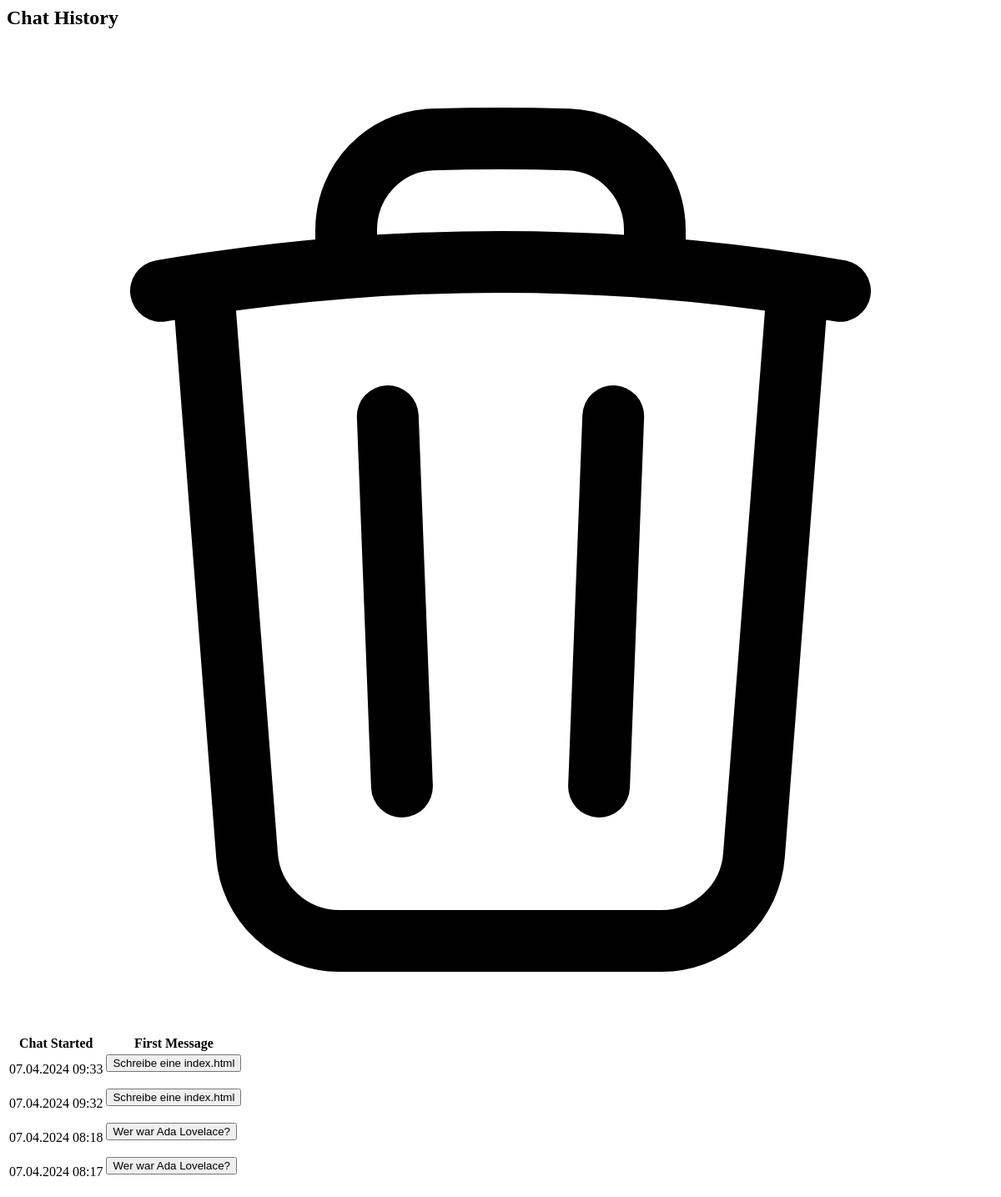
The page /list_chat_history (signed in) on the database as committed earlier.
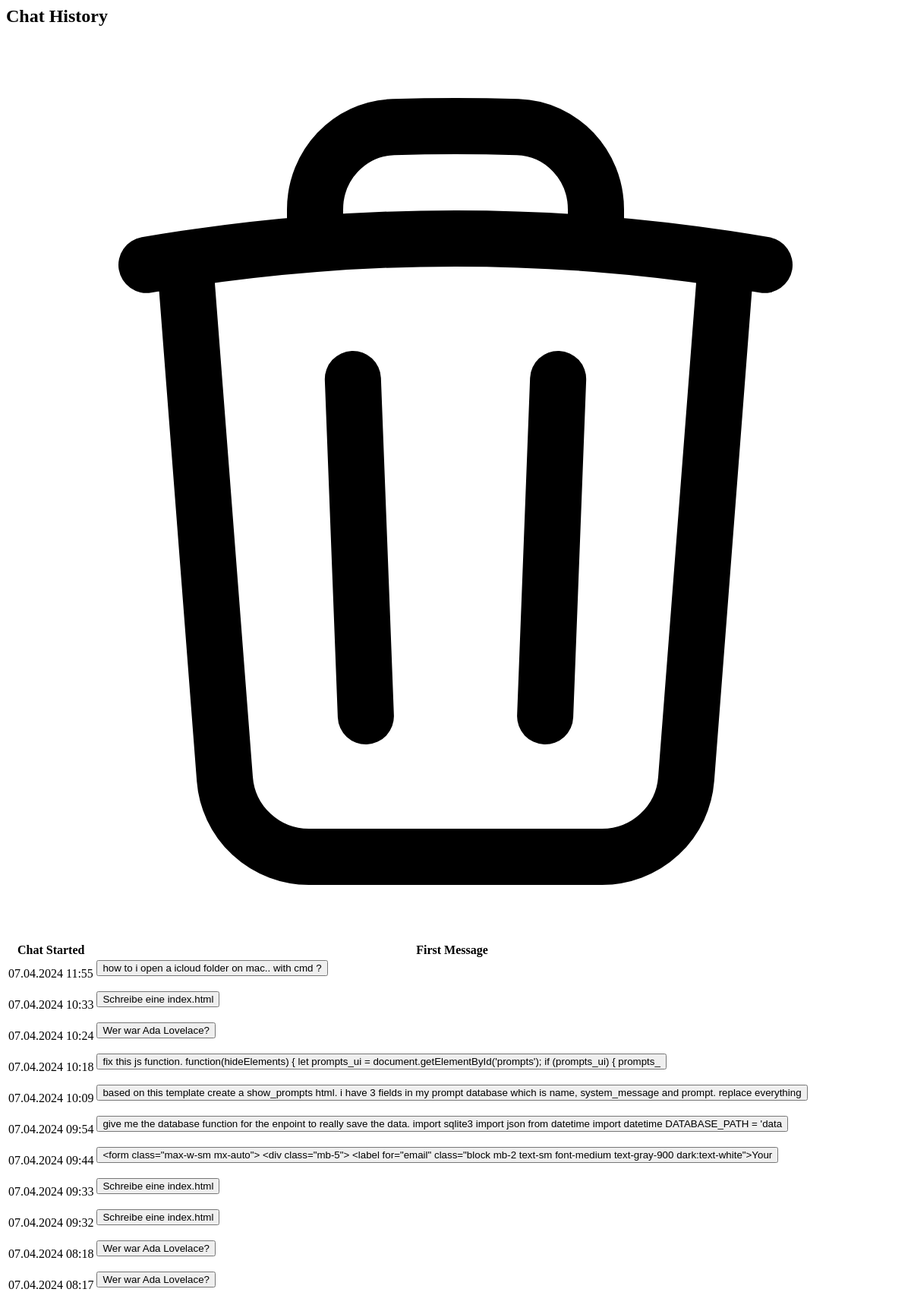
The same page on the database as committed later.
### tables this page shows
CREATE TABLE chat_history (
            id INTEGER PRIMARY KEY,
            username TEXT,
            chat_started TIMESTAMP,
            messages TEXT
        );

### main.py (the view)
@app.route('/list_chat_history', methods=['GET'])
@login_required
def list_chat_history_endpoint():
    chat_history = list_chat_history()
    return render_template('chat_history.html',chat_history=chat_history)

### db.py (called while the page is built)
def with_db_connection(func):
    def inner(*args, **kwargs):
        if 'conn' not in kwargs:
            with sqlite3.connect(DATABASE_PATH) as conn:
                kwargs['conn'] = conn
                return func(*args, **kwargs)
        else:
            return func(*args, **kwargs)
    return inner

@with_db_connection
def execute_db_query(query, params=(), fetchone=False, conn=None):
    cursor = conn.cursor()
    cursor.execute(query, params)
    if fetchone:
        return cursor.fetchone()
    return cursor.fetchall()

@with_db_connection
def list_chat_history(conn=None):
    query = "SELECT username, chat_started, messages FROM chat_history ORDER BY chat_started DESC"
    results = execute_db_query(query, conn=conn)
    chat_history_list = [
        {
            "username": row[0],
            "chat_started": row[1],  # Convert timestamp to readable format
            "display_date": datetime.fromtimestamp(row[1]).strftime('%d.%m.%Y %H:%M'),
            "messages": json.loads(row[2])
        } for row in results
    ]
    return chat_history_list

### main.py (called while the page is built)
def login_required(f):
    @wraps(f)
    def decorated_function(*args, **kwargs):
        if 'username' not in session:
            return redirect(url_for('my_auth.login'))  # Redirect to the login page
        return f(*args, **kwargs)
    return decorated_function

### templates/chat_history.html (shortened to what this page needs)
  <div class="mx-auto mt-8 px-16 mb-2">
    <div class="flex flex-row items-center gap-2">
    <h2 class="text-2xl font-bold">Chat History</h2>
  </div>
  </div>
    <div class="px-16">
      <table class="min-w-full bg-white rounded-xl overflow-hidden">
        <thead class="text-gray-600 uppercase text-sm leading-normal">
          <tr>
            <th class="py-3 px-6 text-left">Chat Started</th>
            <th class="py-3 px-6 text-left">First Message</th>
            </tr>
        </thead>
        <tbody class="text-gray-600 text-sm font-light">
          {% for chat in chat_history %}
          <tr>
            <td class="py-3 px-6 text-left whitespace-nowrap">{{ chat.display_date }}</td>
            <td class="py-3 px-6 text-left">
              <form action="/" method="POST">
                <button type="submit" class="bg-indigo-500 text-white py-1 px-4 rounded-lg hover:bg-indigo-600 focus:outline-none focus:ring-2 focus:ring-indigo-500 focus:ring-offset-2 focus:ring-offset-gray-200">
                  {{ chat.messages[1].content[0:150] }}
                </button>
              </form>
            </td>
          </tr>
          {% endfor %}
        </tbody>
      </table>
    </div>

Rows that differ between the two databases and show on the page:
added chat_history: display_date "07.04.2024 11:55", messages "how to i open a icloud folder on mac.. with cmd ?"
added chat_history: display_date "07.04.2024 10:33", messages "Schreibe eine index.html"
added chat_history: display_date "07.04.2024 10:24", messages "Wer war Ada Lovelace?"
added chat_history: display_date "07.04.2024 10:18", messages "fix this js function. function(hideElements) { let prompts_ui = document.getElementById('prompts'); if (prompts_ui) { prompts_"
added chat_history: display_date "07.04.2024 10:09", messages "based on this template create a show_prompts html. i have 3 fields in my prompt database which is name, system_message and prompt. replace everything"
added chat_history: display_date "07.04.2024 09:54", messages "give me the database function for the enpoint to really save the data. import sqlite3 import json from datetime import datetime DATABASE_PATH = 'data"
added chat_history: display_date "07.04.2024 09:44", messages "<form class=\"max-w-sm mx-auto\"> <div class=\"mb-5\"> <label for=\"email\" class=\"block mb-2 text-sm font-medium text-gray-900 dark:text-white\">Your"
